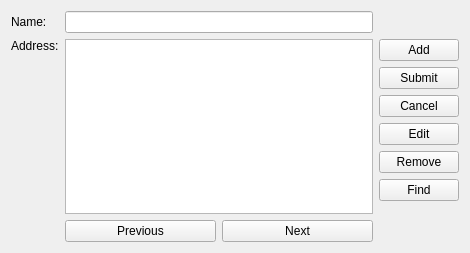
<?xml version="1.0" encoding="UTF-8"?>
<ui version="4.0">
 <class>AddressBook</class>
 <widget class="QWidget" name="AddressBook">
  <property name="geometry">
   <rect>
    <x>0</x>
    <y>0</y>
    <width>470</width>
    <height>253</height>
   </rect>
  </property>
  <property name="windowTitle">
   <string>AddressBook</string>
  </property>
  <layout class="QHBoxLayout" name="horizontalLayout_2">
   <item>
    <layout class="QGridLayout" name="gridLayout">
     <item row="0" column="0">
      <widget class="QLabel" name="nameLabel">
       <property name="text">
        <string>Name:</string>
       </property>
      </widget>
     </item>
     <item row="0" column="1">
      <widget class="QLineEdit" name="nameLine"/>
     </item>
     <item row="1" column="0">
      <widget class="QLabel" name="addressLabel">
       <property name="text">
        <string>Address:</string>
       </property>
       <property name="alignment">
        <set>Qt::AlignLeading|Qt::AlignLeft|Qt::AlignTop</set>
       </property>
      </widget>
     </item>
     <item row="1" column="1">
      <widget class="QTextEdit" name="addressText"/>
     </item>
     <item row="1" column="2">
      <layout class="QVBoxLayout" name="verticalLayout">
       <item>
        <widget class="QPushButton" name="addButton">
         <property name="text">
          <string>Add</string>
         </property>
        </widget>
       </item>
       <item>
        <widget class="QPushButton" name="submitButton">
         <property name="text">
          <string>Submit</string>
         </property>
        </widget>
       </item>
       <item>
        <widget class="QPushButton" name="cancelButton">
         <property name="text">
          <string>Cancel</string>
         </property>
        </widget>
       </item>
       <item>
        <widget class="QPushButton" name="editButton">
         <property name="text">
          <string>Edit</string>
         </property>
        </widget>
       </item>
       <item>
        <widget class="QPushButton" name="removeButton">
         <property name="text">
          <string>Remove</string>
         </property>
        </widget>
       </item>
       <item>
        <widget class="QPushButton" name="findButton">
         <property name="text">
          <string>Find</string>
         </property>
        </widget>
       </item>
       <item>
        <spacer name="verticalSpacer">
         <property name="orientation">
          <enum>Qt::Vertical</enum>
         </property>
         <property name="sizeHint" stdset="0">
          <size>
           <width>20</width>
           <height>40</height>
          </size>
         </property>
        </spacer>
       </item>
      </layout>
     </item>
     <item row="2" column="1">
      <layout class="QHBoxLayout" name="horizontalLayout">
       <item>
        <widget class="QPushButton" name="nextButton">
         <property name="text">
          <string>Previous</string>
         </property>
        </widget>
       </item>
       <item>
        <widget class="QPushButton" name="previousButton">
         <property name="text">
          <string>Next</string>
         </property>
        </widget>
       </item>
      </layout>
     </item>
    </layout>
   </item>
  </layout>
 </widget>
 <layoutdefault spacing="6" margin="11"/>
 <resources/>
 <connections/>
</ui>
